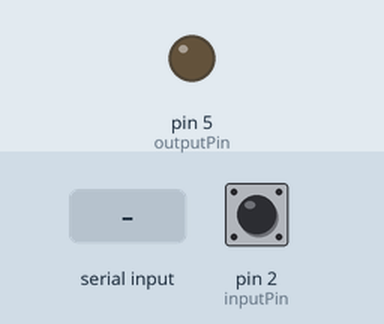
The sketch below on a simulated Arduino Uno, built with avr-gcc and run on an emulated ATmega328P. Shown: output pins drawn as LEDs (lit = HIGH). The test bench sets the inputs (shaded band); at power-on: pin 2 (inputPin) HIGH. What the sketch prints to the serial monitor is not drawn.

Above: at 1.2 s.
1.3 s: "90,45\n" received over Serial
At 2.1 s:
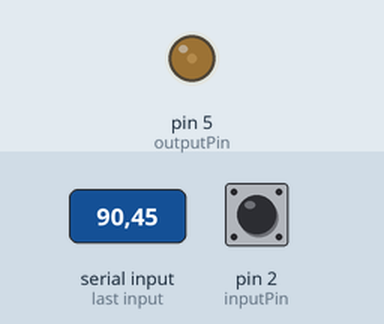
3.8 s: "30,150\n" received over Serial
At 4.5 s:
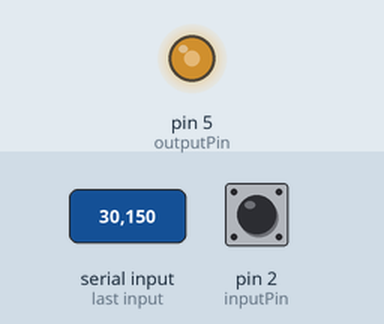
6.3 s: "200\n" received over Serial
At 7.1 s:
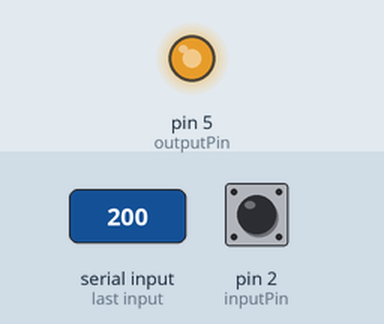
Timing chart, 0 to 9.3 s (numbered marks = the images above; inputs shaded):
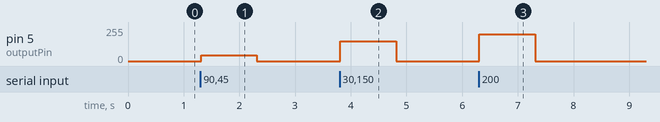

Measured:
- after the input at 1.3 s, pin 5 (outputPin): 0/255 → 45/255 at once, → 0/255 1.0 s later
- after the input at 3.8 s, pin 5 (outputPin): 0/255 → 150/255 at once, → 0/255 1.0 s later
- after the input at 6.3 s, pin 5 (outputPin): 0/255 → 200/255 at once, → 0/255 1.0 s later

The sketch:

buttonTwoWay.ino
```cpp
int inputPin = 2;
int outputPin = 5;

void setup() {
  pinMode(inputPin, INPUT_PULLUP);
  pinMode(outputPin, OUTPUT);
  Serial.begin(9600);
}

void loop() {
  if (Serial.available() > 0) {
    int value = Serial.parseInt();
    analogWrite(outputPin, value);
  }

  int buttonState = map(digitalRead(inputPin), 0, 1, 0, 255);
  Serial.println(buttonState);
}
```
